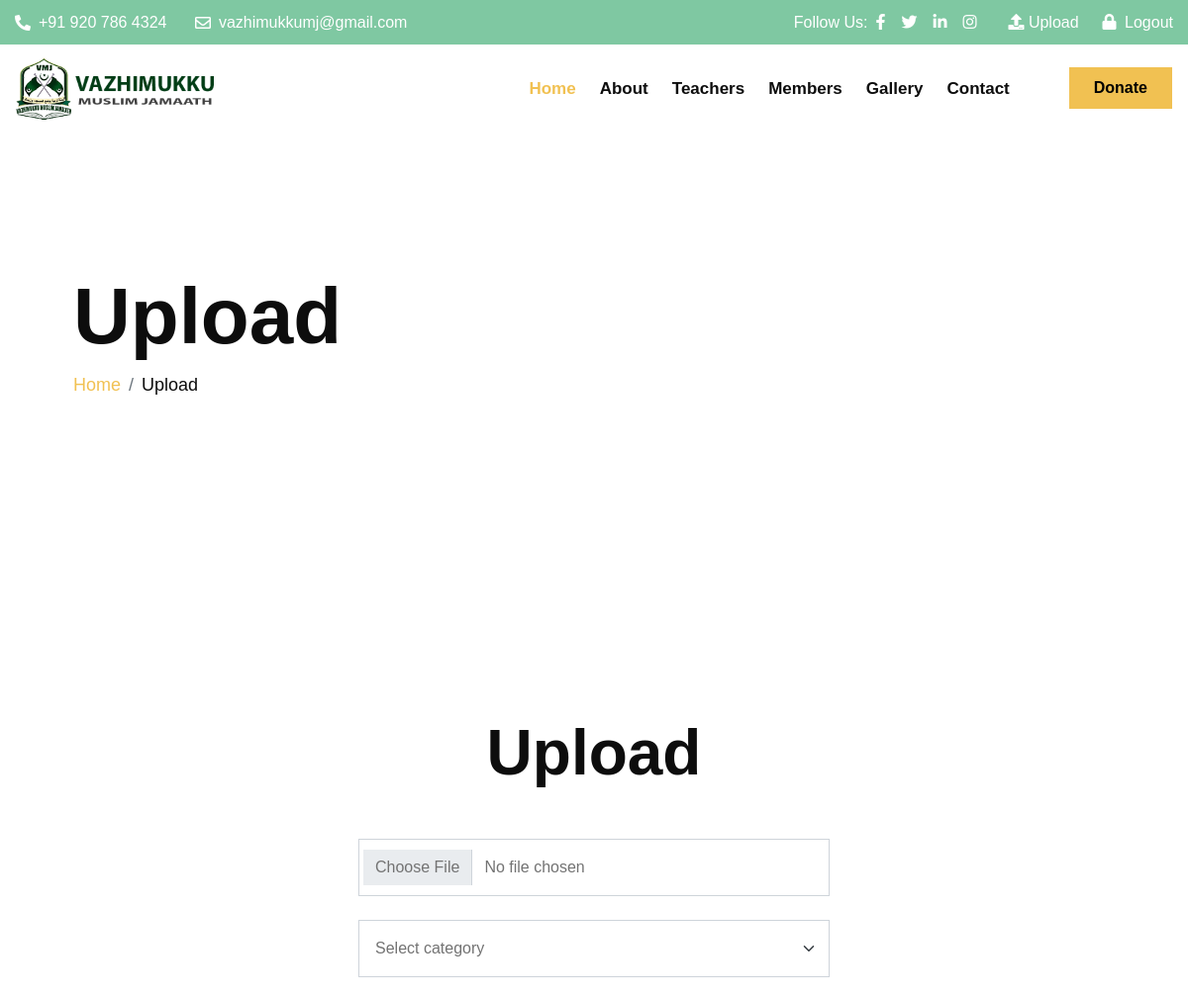
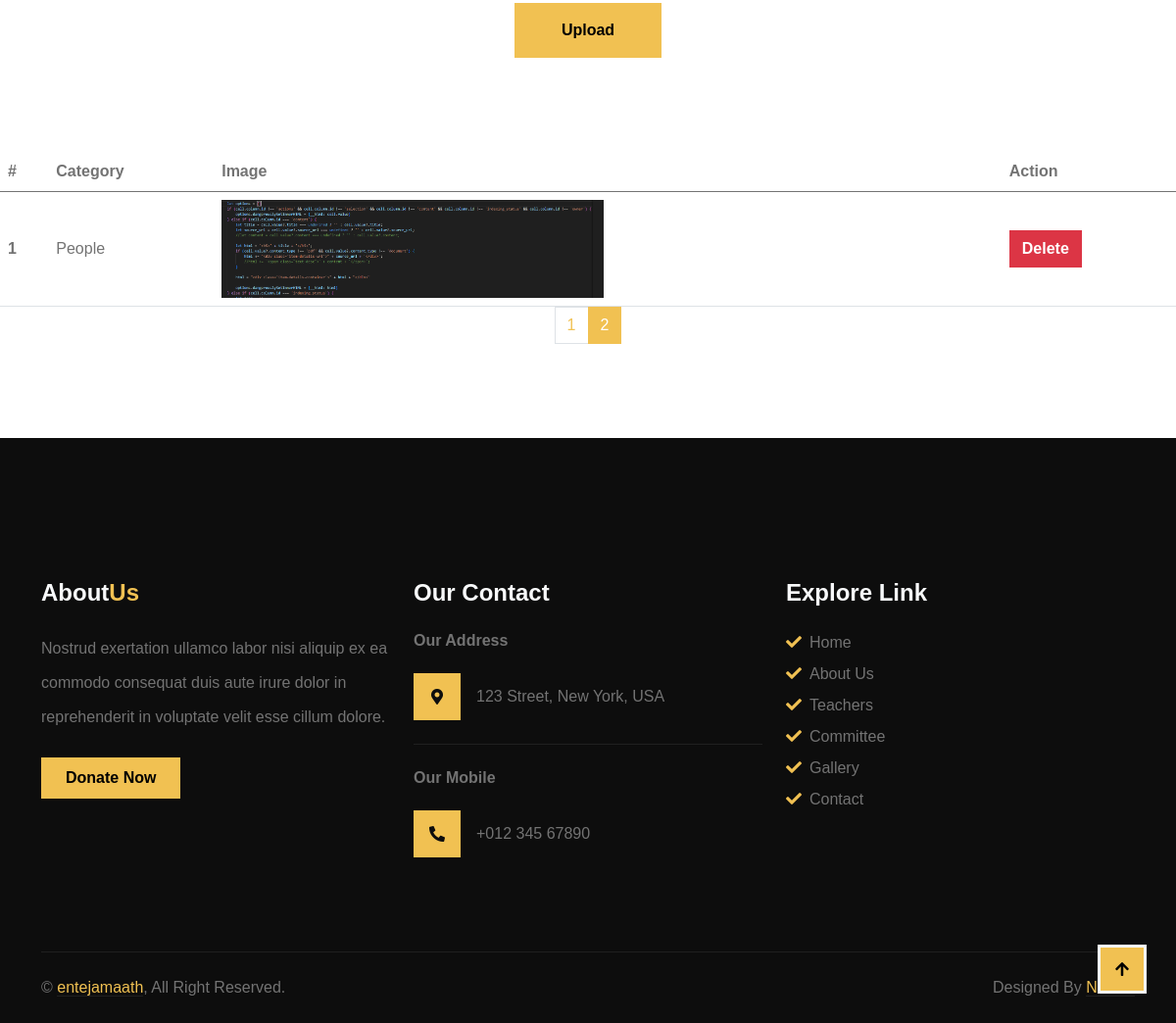
The page /gallery-upload.php?page=2&category=all (signed in) on the database its author committed (2 pictures, top to bottom).
### tables this page shows
CREATE TABLE IF NOT EXISTS `gallery` (
  `id` int NOT NULL AUTO_INCREMENT,
  `image_name` varchar(255) NOT NULL,
  `image_path` varchar(255) NOT NULL,
  `uploaded_at` timestamp NULL DEFAULT CURRENT_TIMESTAMP,
  `category_id` int DEFAULT NULL,
  `upload_time` timestamp NOT NULL DEFAULT CURRENT_TIMESTAMP,
  PRIMARY KEY (`id`),
  KEY `fk_category` (`category_id`)
);

CREATE TABLE IF NOT EXISTS `categories` (
  `id` int NOT NULL AUTO_INCREMENT,
  `category_name` varchar(255) NOT NULL,
  PRIMARY KEY (`id`)
);

### classes/Database.php (called while the page is built, shortened)
<?php
class Database {
    private $host = 'localhost';
    private $db = 'mosque';
    private $user = 'root';
    private $pass = '';
    public $conn;
    public function __construct() {
        $this->conn = new mysqli($this->host, $this->user, $this->pass, $this->db);
    }
    public function query($sql, $params = [], $types = '') {
        $stmt = $this->conn->prepare($sql);
        if ($types !== '' && !empty($params)) {
            $stmt->bind_param($types, ...$params);
        }
        $stmt->execute();
        return $stmt;
    }
    public function fetchAll($sql, $params = [], $types = '') {
        $stmt = $this->query($sql, $params, $types);
        $result = $stmt->get_result();
        return $result->fetch_all(MYSQLI_ASSOC);
    }
    public function fetchOne($sql, $params = [], $types = '') {
        $stmt = $this->query($sql, $params, $types);
        $result = $stmt->get_result();
        return $result->fetch_assoc();
    }
}
?>

### classes/Gallery.php (called while the page is built, shortened)
<?php
include 'Database.php';
class Gallery {
    private $db;
    public function __construct() {
        $this->db = new Database();
    }
    public function getImages($category = 'all', $limit = 6, $offset = 0) {
        if ($category === 'all') {
            $sql = "SELECT g.id as id, category_id, image_name,c.category_name as category FROM gallery g LEFT JOIN categories c on g.category_id =  c.id ORDER BY upload_time DESC LIMIT ? OFFSET ?";
            return $this->db->fetchAll($sql, [$limit, $offset], 'ii');
        } else {
            $sql = "SELECT * FROM gallery WHERE category = ? ORDER BY upload_time DESC LIMIT ? OFFSET ?";
            return $this->db->fetchAll($sql, [$category, $limit, $offset], 'sii');
        }
    }
    public function getTotalImages($category = 'all') {
        if ($category === 'all') {
            $sql = "SELECT COUNT(*) as count FROM gallery";
            $result = $this->db->fetchOne($sql);
        } else {
            $sql = "SELECT COUNT(*) as count FROM gallery WHERE category = ?";
            $result = $this->db->fetchOne($sql, [$category], 's');
        }
        return $result['count'];
    }
}

### gallery-upload.php (the view, shortened to what this page needs)
<?php
include 'classes/Gallery.php';
$gallery = new Gallery();
$limit = 6;
$page = isset($_GET['page']) ? (int)$_GET['page'] : 1;
$offset = ($page - 1) * $limit;
$category = isset($_GET['category']) ? $_GET['category'] : 'all';
$images = $gallery->getImages($category, $limit, $offset);
$totalImages = $gallery->getTotalImages($category);
$totalPages = ceil($totalImages / $limit);
?>
<?php
    include_once('includes/header.php')
?>
        <div class="container-fluid hero-header">
            <div class="container">
                <div class="row">
                    <div class="col-lg-7">
                        <div class="hero-header-inner animated zoomIn">
                            <h1 class="display-1 text-dark">Upload</h1>
                            <ol class="breadcrumb mb-0">
                                <li class="breadcrumb-item"><a href="#">Home</a></li>
                                <li class="breadcrumb-item text-dark" aria-current="page">Upload</li>
                            </ol>
                        </div>
                    </div>
                </div>
            </div>
        </div>
        <form method="post" enctype="multipart/form-data">
            <div class="container-fluid contact py-5">
                <div class="container py-5 login-container">
                    <div class="text-center mx-auto mb-5 wow fadeIn" data-wow-delay="0.1s" style="max-width: 700px;">
                        <h1 class="display-3">Upload</h1>
                    </div>
                    <div class="row g-4 wow fadeIn" data-wow-delay="0.3s">
                        <div class="col-sm-12">
                            <input class="form-control bg-transparent p-3" placeholder="Select image" type="file" name="image" id="image"  required  accept="image/*">
                        </div>
                        <div class="col-12">
                            <select class="form-select form-control bg-transparent p-3" aria-label="Default select example" name="category" id="category" required placeholder="Select category">
                                <option value="" selected disabled>Select category</option>
                            </select>
                        </div>
                        <div class="col-12 text-center">
                            <button class="btn btn-primary border-0 py-3 px-5" type="submit">Upload</button>
                        </div>
                    </div>
                </div>
            </div>
        </form>
        <div class="row">
                <div class="container">
                    <div class="col-md-12">
                        <table class="table image-listing-table">
                            <thead>
                                <tr>
                                <th scope="col">#</th>
                                <th scope="col">Category</th>
                                <th scope="col">Image</th>
                                <th scope="col">Action</th>
                                </tr>
                            </thead>
                            <tbody>
                                <?php
                                    $i = 1;
                                foreach ($images as $image): ?>
                                        <tr>
                                        <th scope="row"><?=$i++;?></th>
                                        <td><?php echo $image['category']; ?></td>
                                        <td><img src="uploads/<?php echo $image['image_name']; ?>" class='table-image' alt="<?php echo $image['category']; ?>"></td>
                                        <td><a href="?delete=<?php echo $image['id']; ?>" class="btn btn-danger" onclick="return confirm('Are you sure you want to delete this image?');">Delete</a></td>
                                        </tr>
                                <?php endforeach; ?>
                            </tbody>
                        </table>
                    </div>
            </div>
        </div>
        <nav aria-label="Page navigation">
            <ul class="pagination justify-content-center">
                <?php for ($i = 1; $i <= $totalPages; $i++): ?>
                    <li class="page-item <?php if ($i == $page) echo 'active'; ?>">
                        <a class="page-link" href="?page=<?php echo $i; ?>&category=<?php echo $category; ?>">
                            <?php echo $i; ?>
                        </a>
                    </li>
                <?php endfor; ?>
            </ul>
        </nav>
<?php
    include_once('includes/footer.php')
?>

### css/style.css (style rules this page uses)
.wow, .animated { animation-duration: 2s !important; }
h1, h2, h3, .h1, .h2, .h3 { font-weight: 700 !important; font-family: 'Open', sans-serif !important; }
.btn { font-weight: 600; transition: .5s; }
.hero-header { margin-bottom: 6rem; padding-top: 15rem; padding-bottom: 6rem; background-size: cover; transform: scale(1); transition: transform 10000ms ease, -webkit-transform 10000ms ease; }
.hero-header .hero-header-inner { padding: 2rem; }
.hero-header .breadcrumb-item { font-size: 18px; }
.login-container { max-width: 500px !important; }
body { margin:0; padding:0; }
.table-image { max-height: 100px; }
.image-listing-table { max-width: 1200px; margin: 0 auto; }
.image-listing-table td, .image-listing-table th { vertical-align: middle; }

### rows shown on the page
gallery: category.category_name "People", image_name (picture)
